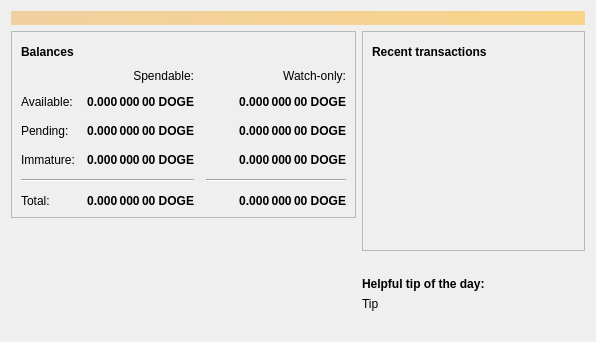
<?xml version="1.0" encoding="UTF-8"?>
<ui version="4.0">
 <class>OverviewPage</class>
 <widget class="QWidget" name="OverviewPage">
  <property name="geometry">
   <rect>
    <x>0</x>
    <y>0</y>
    <width>596</width>
    <height>342</height>
   </rect>
  </property>
  <property name="windowTitle">
   <string>Form</string>
  </property>
  <layout class="QVBoxLayout" name="topLayout">
   <item>
    <widget class="QLabel" name="labelAlerts">
     <property name="visible">
      <bool>false</bool>
     </property>
     <property name="styleSheet">
      <string notr="true">QLabel { background-color: qlineargradient(x1: 0, y1: 0, x2: 1, y2: 0, stop:0 #F0D0A0, stop:1 #F8D488); color:#000000; }</string>
     </property>
     <property name="wordWrap">
      <bool>true</bool>
     </property>
     <property name="margin">
      <number>3</number>
     </property>
     <property name="textInteractionFlags">
      <set>Qt::TextSelectableByMouse</set>
     </property>
    </widget>
   </item>
   <item>
    <layout class="QHBoxLayout" name="horizontalLayout" stretch="1,1">
     <item>
      <layout class="QVBoxLayout" name="verticalLayout_2">
       <item>
        <widget class="QFrame" name="frame">
         <property name="frameShape">
          <enum>QFrame::StyledPanel</enum>
         </property>
         <property name="frameShadow">
          <enum>QFrame::Raised</enum>
         </property>
         <layout class="QVBoxLayout" name="verticalLayout_4">
          <item>
           <layout class="QHBoxLayout" name="horizontalLayout_4">
            <item>
             <widget class="QLabel" name="label_5">
              <property name="font">
               <font>
                <weight>75</weight>
                <bold>true</bold>
               </font>
              </property>
              <property name="text">
               <string>Balances</string>
              </property>
             </widget>
            </item>
            <item>
             <widget class="QPushButton" name="labelWalletStatus">
              <property name="enabled">
               <bool>true</bool>
              </property>
              <property name="maximumSize">
               <size>
                <width>30</width>
                <height>16777215</height>
               </size>
              </property>
              <property name="toolTip">
               <string>The displayed information may be out of date. Your wallet automatically synchronizes with the Dogecoin network after a connection is established, but this process has not completed yet.</string>
              </property>
              <property name="text">
               <string/>
              </property>
              <property name="icon">
               <iconset resource="../dogecoin.qrc">
                <normaloff>:/icons/warning</normaloff>
                <disabledoff>:/icons/warning</disabledoff>:/icons/warning</iconset>
              </property>
              <property name="iconSize">
               <size>
                <width>24</width>
                <height>24</height>
               </size>
              </property>
              <property name="flat">
               <bool>true</bool>
              </property>
             </widget>
            </item>
            <item>
             <spacer name="horizontalSpacer_3">
              <property name="orientation">
               <enum>Qt::Horizontal</enum>
              </property>
              <property name="sizeHint" stdset="0">
               <size>
                <width>40</width>
                <height>20</height>
               </size>
              </property>
             </spacer>
            </item>
           </layout>
          </item>
          <item>
           <layout class="QGridLayout" name="gridLayout">
            <property name="spacing">
             <number>12</number>
            </property>
            <item row="2" column="2">
             <widget class="QLabel" name="labelWatchPending">
              <property name="font">
               <font>
                <weight>75</weight>
                <bold>true</bold>
               </font>
              </property>
              <property name="cursor">
               <cursorShape>IBeamCursor</cursorShape>
              </property>
              <property name="toolTip">
               <string>Unconfirmed transactions to watch-only addresses</string>
              </property>
              <property name="text">
               <string notr="true">0.000 000 00 DOGE</string>
              </property>
              <property name="alignment">
               <set>Qt::AlignRight|Qt::AlignTrailing|Qt::AlignVCenter</set>
              </property>
              <property name="textInteractionFlags">
               <set>Qt::LinksAccessibleByMouse|Qt::TextSelectableByKeyboard|Qt::TextSelectableByMouse</set>
              </property>
             </widget>
            </item>
            <item row="2" column="1">
             <widget class="QLabel" name="labelUnconfirmed">
              <property name="font">
               <font>
                <weight>75</weight>
                <bold>true</bold>
               </font>
              </property>
              <property name="cursor">
               <cursorShape>IBeamCursor</cursorShape>
              </property>
              <property name="toolTip">
               <string>Total of transactions that have yet to be confirmed, and do not yet count toward the spendable balance</string>
              </property>
              <property name="text">
               <string notr="true">0.000 000 00 DOGE</string>
              </property>
              <property name="alignment">
               <set>Qt::AlignRight|Qt::AlignTrailing|Qt::AlignVCenter</set>
              </property>
              <property name="textInteractionFlags">
               <set>Qt::LinksAccessibleByMouse|Qt::TextSelectableByKeyboard|Qt::TextSelectableByMouse</set>
              </property>
             </widget>
            </item>
            <item row="3" column="2">
             <widget class="QLabel" name="labelWatchImmature">
              <property name="font">
               <font>
                <weight>75</weight>
                <bold>true</bold>
               </font>
              </property>
              <property name="cursor">
               <cursorShape>IBeamCursor</cursorShape>
              </property>
              <property name="toolTip">
               <string>Mined balance in watch-only addresses that has not yet matured</string>
              </property>
              <property name="text">
               <string notr="true">0.000 000 00 DOGE</string>
              </property>
              <property name="alignment">
               <set>Qt::AlignRight|Qt::AlignTrailing|Qt::AlignVCenter</set>
              </property>
              <property name="textInteractionFlags">
               <set>Qt::LinksAccessibleByMouse|Qt::TextSelectableByKeyboard|Qt::TextSelectableByMouse</set>
              </property>
             </widget>
            </item>
            <item row="4" column="0" colspan="2">
             <widget class="Line" name="line">
              <property name="orientation">
               <enum>Qt::Horizontal</enum>
              </property>
             </widget>
            </item>
            <item row="4" column="2">
             <widget class="Line" name="lineWatchBalance">
              <property name="sizePolicy">
               <sizepolicy hsizetype="Preferred" vsizetype="Fixed">
                <horstretch>0</horstretch>
                <verstretch>0</verstretch>
               </sizepolicy>
              </property>
              <property name="minimumSize">
               <size>
                <width>140</width>
                <height>0</height>
               </size>
              </property>
              <property name="orientation">
               <enum>Qt::Horizontal</enum>
              </property>
             </widget>
            </item>
            <item row="5" column="0">
             <widget class="QLabel" name="labelTotalText">
              <property name="text">
               <string>Total:</string>
              </property>
             </widget>
            </item>
            <item row="3" column="1">
             <widget class="QLabel" name="labelImmature">
              <property name="font">
               <font>
                <weight>75</weight>
                <bold>true</bold>
               </font>
              </property>
              <property name="cursor">
               <cursorShape>IBeamCursor</cursorShape>
              </property>
              <property name="toolTip">
               <string>Mined balance that has not yet matured</string>
              </property>
              <property name="text">
               <string notr="true">0.000 000 00 DOGE</string>
              </property>
              <property name="alignment">
               <set>Qt::AlignRight|Qt::AlignTrailing|Qt::AlignVCenter</set>
              </property>
              <property name="textInteractionFlags">
               <set>Qt::LinksAccessibleByMouse|Qt::TextSelectableByKeyboard|Qt::TextSelectableByMouse</set>
              </property>
             </widget>
            </item>
            <item row="2" column="3">
             <spacer name="horizontalSpacer_2">
              <property name="orientation">
               <enum>Qt::Horizontal</enum>
              </property>
              <property name="sizeHint" stdset="0">
               <size>
                <width>40</width>
                <height>20</height>
               </size>
              </property>
             </spacer>
            </item>
            <item row="3" column="0">
             <widget class="QLabel" name="labelImmatureText">
              <property name="text">
               <string>Immature:</string>
              </property>
             </widget>
            </item>
            <item row="5" column="1">
             <widget class="QLabel" name="labelTotal">
              <property name="font">
               <font>
                <weight>75</weight>
                <bold>true</bold>
               </font>
              </property>
              <property name="cursor">
               <cursorShape>IBeamCursor</cursorShape>
              </property>
              <property name="toolTip">
               <string>Your current total balance</string>
              </property>
              <property name="text">
               <string notr="true">0.000 000 00 DOGE</string>
              </property>
              <property name="alignment">
               <set>Qt::AlignRight|Qt::AlignTrailing|Qt::AlignVCenter</set>
              </property>
              <property name="textInteractionFlags">
               <set>Qt::LinksAccessibleByMouse|Qt::TextSelectableByKeyboard|Qt::TextSelectableByMouse</set>
              </property>
             </widget>
            </item>
            <item row="5" column="2">
             <widget class="QLabel" name="labelWatchTotal">
              <property name="font">
               <font>
                <weight>75</weight>
                <bold>true</bold>
               </font>
              </property>
              <property name="cursor">
               <cursorShape>IBeamCursor</cursorShape>
              </property>
              <property name="toolTip">
               <string>Current total balance in watch-only addresses</string>
              </property>
              <property name="text">
               <string notr="true">0.000 000 00 DOGE</string>
              </property>
              <property name="alignment">
               <set>Qt::AlignRight|Qt::AlignTrailing|Qt::AlignVCenter</set>
              </property>
              <property name="textInteractionFlags">
               <set>Qt::LinksAccessibleByMouse|Qt::TextSelectableByKeyboard|Qt::TextSelectableByMouse</set>
              </property>
             </widget>
            </item>
            <item row="0" column="2">
             <widget class="QLabel" name="labelWatchonly">
              <property name="text">
               <string>Watch-only:</string>
              </property>
              <property name="alignment">
               <set>Qt::AlignRight|Qt::AlignTrailing|Qt::AlignVCenter</set>
              </property>
             </widget>
            </item>
            <item row="1" column="0">
             <widget class="QLabel" name="labelBalanceText">
              <property name="text">
               <string>Available:</string>
              </property>
             </widget>
            </item>
            <item row="1" column="1">
             <widget class="QLabel" name="labelBalance">
              <property name="font">
               <font>
                <weight>75</weight>
                <bold>true</bold>
               </font>
              </property>
              <property name="cursor">
               <cursorShape>IBeamCursor</cursorShape>
              </property>
              <property name="toolTip">
               <string>Your current spendable balance</string>
              </property>
              <property name="text">
               <string notr="true">0.000 000 00 DOGE</string>
              </property>
              <property name="alignment">
               <set>Qt::AlignRight|Qt::AlignTrailing|Qt::AlignVCenter</set>
              </property>
              <property name="textInteractionFlags">
               <set>Qt::LinksAccessibleByMouse|Qt::TextSelectableByKeyboard|Qt::TextSelectableByMouse</set>
              </property>
             </widget>
            </item>
            <item row="1" column="2">
             <widget class="QLabel" name="labelWatchAvailable">
              <property name="font">
               <font>
                <weight>75</weight>
                <bold>true</bold>
               </font>
              </property>
              <property name="cursor">
               <cursorShape>IBeamCursor</cursorShape>
              </property>
              <property name="toolTip">
               <string>Your current balance in watch-only addresses</string>
              </property>
              <property name="text">
               <string notr="true">0.000 000 00 DOGE</string>
              </property>
              <property name="alignment">
               <set>Qt::AlignRight|Qt::AlignTrailing|Qt::AlignVCenter</set>
              </property>
              <property name="textInteractionFlags">
               <set>Qt::LinksAccessibleByMouse|Qt::TextSelectableByKeyboard|Qt::TextSelectableByMouse</set>
              </property>
             </widget>
            </item>
            <item row="2" column="0">
             <widget class="QLabel" name="labelPendingText">
              <property name="text">
               <string>Pending:</string>
              </property>
             </widget>
            </item>
            <item row="0" column="1">
             <widget class="QLabel" name="labelSpendable">
              <property name="text">
               <string>Spendable:</string>
              </property>
              <property name="alignment">
               <set>Qt::AlignRight|Qt::AlignTrailing|Qt::AlignVCenter</set>
              </property>
             </widget>
            </item>
           </layout>
          </item>
         </layout>
        </widget>
       </item>
       <item>
        <spacer name="verticalSpacer">
         <property name="orientation">
          <enum>Qt::Vertical</enum>
         </property>
         <property name="sizeHint" stdset="0">
          <size>
           <width>20</width>
           <height>40</height>
          </size>
         </property>
        </spacer>
       </item>
       <item>
        <layout class="QGridLayout" name="logo_grid">
          <item>
            <widget class="QLabel" name="label_wallet_bgcoin">
             <property name="text">
              <string/>
             </property>
             <property name="pixmap">
              <pixmap resource="../dogecoin.qrc">:/icons/wallet_bgcoin</pixmap>
             </property>
             <property name="scaledContents">
              <bool>false</bool>
             </property>
             <property name="alignment">
              <set>Qt::AlignCenter</set>
             </property>
             <property name="margin">
              <number>-2</number>
             </property>
            </widget>
          </item>
          <item>
            <widget class="QLabel" name="label_wallet_version_overlay">
              <property name="text">
               <string></string>
              </property>
              <property name="pixmap">
              </property>
              <property name="scaledContents">
               <bool>false</bool>
              </property>
              <property name="alignment">
               <set>Qt::AlignLeft|Qt::AlignBottom</set>
              </property>
              <property name="margin">
               <number>2</number>
              </property>
            </widget>
          </item>
        </layout>
       </item>
      </layout>
     </item>
     <item>
      <layout class="QVBoxLayout" name="verticalLayout_3">
       <item>
        <widget class="QFrame" name="frame_2">
         <property name="frameShape">
          <enum>QFrame::StyledPanel</enum>
         </property>
         <property name="frameShadow">
          <enum>QFrame::Raised</enum>
         </property>
         <layout class="QVBoxLayout" name="verticalLayout">
          <item>
           <layout class="QHBoxLayout" name="horizontalLayout_2">
            <item>
             <widget class="QLabel" name="label_4">
              <property name="font">
               <font>
                <weight>75</weight>
                <bold>true</bold>
               </font>
              </property>
              <property name="text">
               <string>Recent transactions</string>
              </property>
             </widget>
            </item>
            <item>
             <widget class="QPushButton" name="labelTransactionsStatus">
              <property name="enabled">
               <bool>true</bool>
              </property>
              <property name="maximumSize">
               <size>
                <width>30</width>
                <height>16777215</height>
               </size>
              </property>
              <property name="toolTip">
               <string>The displayed information may be out of date. Your wallet automatically synchronizes with the Dogecoin network after a connection is established, but this process has not completed yet.</string>
              </property>
              <property name="text">
               <string/>
              </property>
              <property name="icon">
               <iconset resource="../dogecoin.qrc">
                <normaloff>:/icons/warning</normaloff>
                <disabledoff>:/icons/warning</disabledoff>:/icons/warning</iconset>
              </property>
              <property name="iconSize">
               <size>
                <width>24</width>
                <height>24</height>
               </size>
              </property>
              <property name="flat">
               <bool>true</bool>
              </property>
             </widget>
            </item>
            <item>
             <spacer name="horizontalSpacer">
              <property name="orientation">
               <enum>Qt::Horizontal</enum>
              </property>
              <property name="sizeHint" stdset="0">
               <size>
                <width>40</width>
                <height>20</height>
               </size>
              </property>
             </spacer>
            </item>
           </layout>
          </item>
          <item>
           <widget class="QListView" name="listTransactions">
            <property name="styleSheet">
             <string notr="true">QListView { background: transparent; }</string>
            </property>
            <property name="frameShape">
             <enum>QFrame::NoFrame</enum>
            </property>
            <property name="verticalScrollBarPolicy">
             <enum>Qt::ScrollBarAlwaysOff</enum>
            </property>
            <property name="horizontalScrollBarPolicy">
             <enum>Qt::ScrollBarAlwaysOff</enum>
            </property>
            <property name="selectionMode">
             <enum>QAbstractItemView::NoSelection</enum>
            </property>
           </widget>
          </item>
         </layout>
        </widget>
       </item>
       <item>
        <spacer name="verticalSpacer_2">
         <property name="orientation">
          <enum>Qt::Vertical</enum>
         </property>
         <property name="sizeHint" stdset="0">
          <size>
           <width>20</width>
           <height>40</height>
          </size>
         </property>
        </spacer>
       </item>
       <item>
        <layout class="QVBoxLayout" name="verticalLayout_5">
         <property name="topMargin">
          <number>0</number>
         </property>
         <item>
          <widget class="QLabel" name="label_tip_header">
           <property name="font">
            <font>
             <weight>75</weight>
             <bold>true</bold>
            </font>
           </property>
           <property name="text">
            <string>Helpful tip of the day:</string>
           </property>
          </widget>
         </item>
         <item>
          <widget class="QLabel" name="label_tip">
           <property name="text">
            <string>Tip</string>
           </property>
          </widget>
         </item>
         <item>
          <spacer name="verticalSpacer_3">
           <property name="orientation">
            <enum>Qt::Vertical</enum>
           </property>
           <property name="sizeType">
            <enum>QSizePolicy::Maximum</enum>
           </property>
           <property name="sizeHint" stdset="0">
            <size>
             <width>20</width>
             <height>40</height>
            </size>
           </property>
          </spacer>
         </item>
        </layout>
       </item>
      </layout>
     </item>
    </layout>
   </item>
  </layout>
 </widget>
 <resources>
  <include location="../dogecoin.qrc"/>
 </resources>
 <connections/>
</ui>
